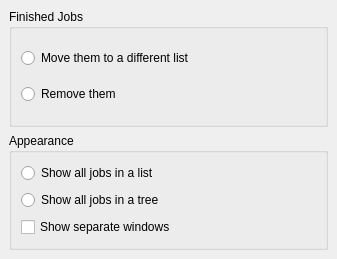
<?xml version="1.0" encoding="UTF-8"?>
<ui version="4.0">
 <class>configurationDialog</class>
 <widget class="QWidget" name="configurationDialog">
  <property name="geometry">
   <rect>
    <x>0</x>
    <y>0</y>
    <width>337</width>
    <height>259</height>
   </rect>
  </property>
  <layout class="QHBoxLayout">
   <property name="spacing">
    <number>10</number>
   </property>
   <property name="margin">
    <number>9</number>
   </property>
   <item>
    <layout class="QVBoxLayout">
     <property name="spacing">
      <number>6</number>
     </property>
     <property name="margin">
      <number>0</number>
     </property>
     <item>
      <widget class="QGroupBox" name="groupFinishedJobs">
       <property name="title">
        <string>Finished Jobs</string>
       </property>
       <layout class="QVBoxLayout">
        <property name="spacing">
         <number>6</number>
        </property>
        <property name="margin">
         <number>9</number>
        </property>
        <item>
         <widget class="QRadioButton" name="kcfg_radioMove">
          <property name="text">
           <string>Move them to a different list</string>
          </property>
         </widget>
        </item>
        <item>
         <widget class="QRadioButton" name="kcfg_radioRemove">
          <property name="text">
           <string>Remove them</string>
          </property>
         </widget>
        </item>
       </layout>
      </widget>
     </item>
     <item>
      <widget class="QGroupBox" name="groupAppearance">
       <property name="title">
        <string>Appearance</string>
       </property>
       <layout class="QVBoxLayout">
        <property name="spacing">
         <number>6</number>
        </property>
        <property name="margin">
         <number>9</number>
        </property>
        <item>
         <widget class="QRadioButton" name="kcfg_radioList">
          <property name="text">
           <string>Show all jobs in a list</string>
          </property>
         </widget>
        </item>
        <item>
         <widget class="QRadioButton" name="kcfg_radioTree">
          <property name="text">
           <string>Show all jobs in a tree</string>
          </property>
         </widget>
        </item>
        <item>
         <widget class="QCheckBox" name="kcfg_checkShowSeparateWindows">
          <property name="text">
           <string>Show separate windows</string>
          </property>
         </widget>
        </item>
       </layout>
      </widget>
     </item>
    </layout>
   </item>
  </layout>
 </widget>
 <resources/>
 <connections/>
</ui>
